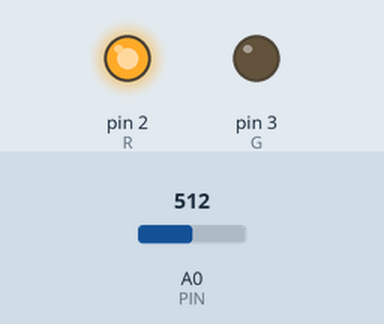
Bench run of a sketch on a simulated Arduino Uno, built with avr-gcc and run on an emulated ATmega328P. Shown: output pins drawn as LEDs (lit = HIGH). Inputs (shaded band) come from the test bench; at power-on: A0 (PIN) = 512.

Above: at 1.2 s.
1.3 s: A0 (PIN) set to 396
2.8 s: A0 (PIN) set to 363
At 3.6 s:
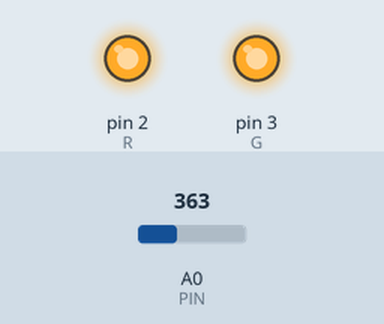
4.3 s: A0 (PIN) set to 270
5.8 s: A0 (PIN) set to 241
At 7.0 s:
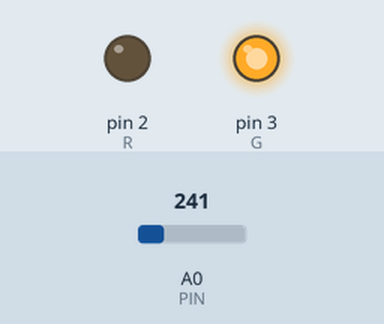
7.3 s: A0 (PIN) set to 306
At 8.5 s:
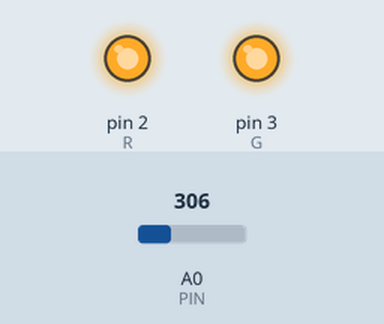
8.8 s: A0 (PIN) set to 122
At 9.7 s:
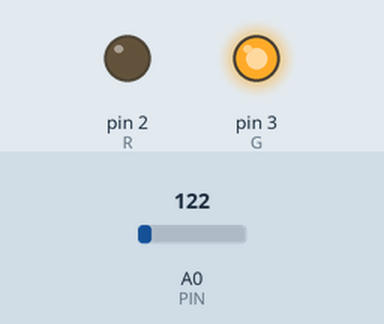
Timing chart, 0 to 11.3 s (numbered marks = the images above; inputs shaded):
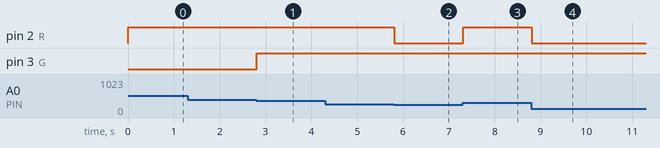

The sketch:

Exemplu_led_RGB.ino
```cpp
#define PIN A0 //pinul de output al senzorului A0
#define R 2 //pinul RED D2
#define G 3 //pinul GREEN D3
//BLUE poate fi ignorat (Daca se foloseste un singur led RGB)

void setup() {
  Serial.begin(9600); //initializare serial
  pinMode(R, OUTPUT); //initializare pini
  pinMode(G, OUTPUT);
}

void loop() {
  //500 = 100% => x% = valoare * 100 / 500
  //500 este valoarea maxima (testata in cazul de fata), chiar daca valoarea analogica poate fi intre 0-1023
  unsigned int value = (int)(analogRead(PIN) * 100 / 500); //citirea valorii analogice si convertirea in procente
  if(value > 75) //daca value > 75 => RED
  {
    digitalWrite(R, HIGH);
    digitalWrite(G, LOW);
  }
  else if(value > 50) //daca value > 50 && value < 75 => YELLOW (RED + GREEN)
  {
    digitalWrite(R, HIGH);
    digitalWrite(G, HIGH);
  }
  else //altfel => GREEN
  {
    digitalWrite(R, LOW);
    digitalWrite(G, HIGH);
  }
  delay(100);
}
```

Measured:
- the behaviour switches between 380 and 379 on A0 (PIN) (found by bisection; images 0 and 1)
- the behaviour switches between 255 and 254 on A0 (PIN) (found by bisection; images 1 and 2)
- after the input at 1.3 s, every drawn part: stays the same
- after the input at 2.8 s, pin 3 (G): LOW → HIGH at once
- after the input at 4.3 s, every drawn part: stays the same
- after the input at 5.8 s, pin 2 (R): HIGH → LOW at once
- after the input at 7.3 s, pin 2 (R): LOW → HIGH at once
- after the input at 8.8 s, pin 2 (R): HIGH → LOW at once
